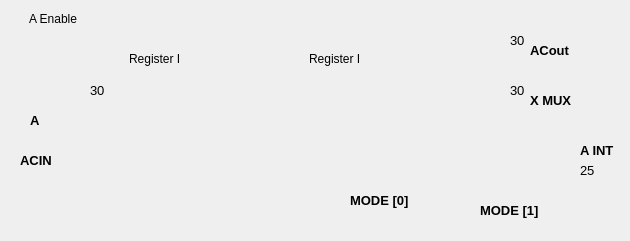
    <widget class="QWidget" name="tabRegA">
     <attribute name="title">
      <string>DSP48 Input A</string>
     </attribute>
     <widget class="QLabel" name="lab_f_a1">
      <property name="geometry">
       <rect>
        <x>80</x>
        <y>120</y>
        <width>91</width>
        <height>107</height>
       </rect>
      </property>
      <property name="sizePolicy">
       <sizepolicy hsizetype="Preferred" vsizetype="Preferred">
        <horstretch>0</horstretch>
        <verstretch>0</verstretch>
       </sizepolicy>
      </property>
      <property name="styleSheet">
       <string notr="true">background: rgba(255,255,255,0%)</string>
      </property>
      <property name="text">
       <string/>
      </property>
      <property name="textFormat">
       <enum>Qt::PlainText</enum>
      </property>
      <property name="pixmap">
       <pixmap resource="ui_res.qrc">:/image/f_a1.png</pixmap>
      </property>
      <property name="scaledContents">
       <bool>false</bool>
      </property>
     </widget>
     <widget class="QLabel" name="lab_w_a1">
      <property name="geometry">
       <rect>
        <x>80</x>
        <y>100</y>
        <width>152</width>
        <height>52</height>
       </rect>
      </property>
      <property name="sizePolicy">
       <sizepolicy hsizetype="Preferred" vsizetype="Preferred">
        <horstretch>0</horstretch>
        <verstretch>0</verstretch>
       </sizepolicy>
      </property>
      <property name="styleSheet">
       <string notr="true">background: rgba(255,255,255,0%)</string>
      </property>
      <property name="text">
       <string/>
      </property>
      <property name="textFormat">
       <enum>Qt::PlainText</enum>
      </property>
      <property name="pixmap">
       <pixmap resource="ui_res.qrc">:/image/A1_W.png</pixmap>
      </property>
      <property name="scaledContents">
       <bool>false</bool>
      </property>
     </widget>
     <widget class="QLabel" name="lab_m_a1">
      <property name="geometry">
       <rect>
        <x>230</x>
        <y>110</y>
        <width>21</width>
        <height>81</height>
       </rect>
      </property>
      <property name="sizePolicy">
       <sizepolicy hsizetype="Preferred" vsizetype="Preferred">
        <horstretch>0</horstretch>
        <verstretch>0</verstretch>
       </sizepolicy>
      </property>
      <property name="styleSheet">
       <string notr="true">background: rgba(255,255,255,0%)</string>
      </property>
      <property name="text">
       <string/>
      </property>
      <property name="textFormat">
       <enum>Qt::PlainText</enum>
      </property>
      <property name="pixmap">
       <pixmap resource="ui_res.qrc">:/image/m_nop.png</pixmap>
      </property>
      <property name="scaledContents">
       <bool>false</bool>
      </property>
     </widget>
     <widget class="QLabel" name="lab_f_a2">
      <property name="geometry">
       <rect>
        <x>250</x>
        <y>120</y>
        <width>152</width>
        <height>107</height>
       </rect>
      </property>
      <property name="sizePolicy">
       <sizepolicy hsizetype="Preferred" vsizetype="Preferred">
        <horstretch>0</horstretch>
        <verstretch>0</verstretch>
       </sizepolicy>
      </property>
      <property name="styleSheet">
       <string notr="true">background: rgba(255,255,255,0%)</string>
      </property>
      <property name="text">
       <string/>
      </property>
      <property name="textFormat">
       <enum>Qt::PlainText</enum>
      </property>
      <property name="pixmap">
       <pixmap resource="ui_res.qrc">:/image/f_a2.png</pixmap>
      </property>
      <property name="scaledContents">
       <bool>false</bool>
      </property>
     </widget>
     <widget class="QLabel" name="lab_w_a2">
      <property name="geometry">
       <rect>
        <x>250</x>
        <y>100</y>
        <width>152</width>
        <height>52</height>
       </rect>
      </property>
      <property name="sizePolicy">
       <sizepolicy hsizetype="Preferred" vsizetype="Preferred">
        <horstretch>0</horstretch>
        <verstretch>0</verstretch>
       </sizepolicy>
      </property>
      <property name="styleSheet">
       <string notr="true">background: rgba(255,255,255,0%)</string>
      </property>
      <property name="text">
       <string/>
      </property>
      <property name="textFormat">
       <enum>Qt::PlainText</enum>
      </property>
      <property name="pixmap">
       <pixmap resource="ui_res.qrc">:/image/A1_W.png</pixmap>
      </property>
      <property name="scaledContents">
       <bool>false</bool>
      </property>
     </widget>
     <widget class="QLabel" name="lab_w_fa1_acout">
      <property name="geometry">
       <rect>
        <x>170</x>
        <y>70</y>
        <width>311</width>
        <height>162</height>
       </rect>
      </property>
      <property name="sizePolicy">
       <sizepolicy hsizetype="Preferred" vsizetype="Preferred">
        <horstretch>0</horstretch>
        <verstretch>0</verstretch>
       </sizepolicy>
      </property>
      <property name="styleSheet">
       <string notr="true">background: rgba(255,255,255,0%)</string>
      </property>
      <property name="text">
       <string/>
      </property>
      <property name="textFormat">
       <enum>Qt::PlainText</enum>
      </property>
      <property name="pixmap">
       <pixmap resource="ui_res.qrc">:/image/A1_W_O.png</pixmap>
      </property>
      <property name="scaledContents">
       <bool>false</bool>
      </property>
     </widget>
     <widget class="QLabel" name="lab_w_m0_mux_x">
      <property name="geometry">
       <rect>
        <x>420</x>
        <y>90</y>
        <width>131</width>
        <height>72</height>
       </rect>
      </property>
      <property name="sizePolicy">
       <sizepolicy hsizetype="Preferred" vsizetype="Preferred">
        <horstretch>0</horstretch>
        <verstretch>0</verstretch>
       </sizepolicy>
      </property>
      <property name="styleSheet">
       <string notr="true">background: rgba(255,255,255,0%)</string>
      </property>
      <property name="text">
       <string/>
      </property>
      <property name="textFormat">
       <enum>Qt::PlainText</enum>
      </property>
      <property name="pixmap">
       <pixmap resource="ui_res.qrc">:/image/A2_W_XMUX.png</pixmap>
      </property>
      <property name="scaledContents">
       <bool>false</bool>
      </property>
     </widget>
     <widget class="QLabel" name="lab_w_m0_acout">
      <property name="geometry">
       <rect>
        <x>420</x>
        <y>30</y>
        <width>62</width>
        <height>122</height>
       </rect>
      </property>
      <property name="sizePolicy">
       <sizepolicy hsizetype="Preferred" vsizetype="Preferred">
        <horstretch>0</horstretch>
        <verstretch>0</verstretch>
       </sizepolicy>
      </property>
      <property name="styleSheet">
       <string notr="true">background: rgba(255,255,255,0%)</string>
      </property>
      <property name="text">
       <string/>
      </property>
      <property name="textFormat">
       <enum>Qt::PlainText</enum>
      </property>
      <property name="pixmap">
       <pixmap resource="ui_res.qrc">:/image/A2_W_O.png</pixmap>
      </property>
      <property name="scaledContents">
       <bool>false</bool>
      </property>
     </widget>
     <widget class="QLabel" name="lab_w_m0_aint">
      <property name="geometry">
       <rect>
        <x>420</x>
        <y>130</y>
        <width>62</width>
        <height>22</height>
       </rect>
      </property>
      <property name="sizePolicy">
       <sizepolicy hsizetype="Preferred" vsizetype="Preferred">
        <horstretch>0</horstretch>
        <verstretch>0</verstretch>
       </sizepolicy>
      </property>
      <property name="styleSheet">
       <string notr="true">background: rgba(255,255,255,0%)</string>
      </property>
      <property name="text">
       <string/>
      </property>
      <property name="textFormat">
       <enum>Qt::PlainText</enum>
      </property>
      <property name="pixmap">
       <pixmap resource="ui_res.qrc">:/image/A2_W_I.png</pixmap>
      </property>
      <property name="scaledContents">
       <bool>false</bool>
      </property>
     </widget>
     <widget class="QLabel" name="lab_w_fa1_aint">
      <property name="geometry">
       <rect>
        <x>170</x>
        <y>150</y>
        <width>311</width>
        <height>82</height>
       </rect>
      </property>
      <property name="sizePolicy">
       <sizepolicy hsizetype="Preferred" vsizetype="Preferred">
        <horstretch>0</horstretch>
        <verstretch>0</verstretch>
       </sizepolicy>
      </property>
      <property name="styleSheet">
       <string notr="true">background: rgba(255,255,255,0%)</string>
      </property>
      <property name="text">
       <string/>
      </property>
      <property name="textFormat">
       <enum>Qt::PlainText</enum>
      </property>
      <property name="pixmap">
       <pixmap resource="ui_res.qrc">:/image/A1_W_I.png</pixmap>
      </property>
      <property name="scaledContents">
       <bool>false</bool>
      </property>
     </widget>
     <widget class="QLabel" name="lab_g_aint">
      <property name="geometry">
       <rect>
        <x>540</x>
        <y>140</y>
        <width>52</width>
        <height>41</height>
       </rect>
      </property>
      <property name="sizePolicy">
       <sizepolicy hsizetype="Preferred" vsizetype="Preferred">
        <horstretch>0</horstretch>
        <verstretch>0</verstretch>
       </sizepolicy>
      </property>
      <property name="styleSheet">
       <string notr="true">background: rgba(255,255,255,0%)</string>
      </property>
      <property name="text">
       <string/>
      </property>
      <property name="textFormat">
       <enum>Qt::PlainText</enum>
      </property>
      <property name="pixmap">
       <pixmap resource="ui_res.qrc">:/image/g_and.png</pixmap>
      </property>
      <property name="scaledContents">
       <bool>false</bool>
      </property>
     </widget>
     <widget class="QLabel" name="lab_w_m1">
      <property name="geometry">
       <rect>
        <x>520</x>
        <y>170</y>
        <width>21</width>
        <height>37</height>
       </rect>
      </property>
      <property name="sizePolicy">
       <sizepolicy hsizetype="Preferred" vsizetype="Preferred">
        <horstretch>0</horstretch>
        <verstretch>0</verstretch>
       </sizepolicy>
      </property>
      <property name="styleSheet">
       <string notr="true">background: rgba(255,255,255,0%)</string>
      </property>
      <property name="text">
       <string/>
      </property>
      <property name="textFormat">
       <enum>Qt::PlainText</enum>
      </property>
      <property name="pixmap">
       <pixmap resource="ui_res.qrc">:/image/m1_zero.png</pixmap>
      </property>
      <property name="scaledContents">
       <bool>false</bool>
      </property>
     </widget>
     <widget class="QLabel" name="lab_m_io_a">
      <property name="geometry">
       <rect>
        <x>60</x>
        <y>110</y>
        <width>21</width>
        <height>81</height>
       </rect>
      </property>
      <property name="sizePolicy">
       <sizepolicy hsizetype="Preferred" vsizetype="Preferred">
        <horstretch>0</horstretch>
        <verstretch>0</verstretch>
       </sizepolicy>
      </property>
      <property name="styleSheet">
       <string notr="true">background: rgba(255,255,255,0%)</string>
      </property>
      <property name="text">
       <string/>
      </property>
      <property name="textFormat">
       <enum>Qt::PlainText</enum>
      </property>
      <property name="pixmap">
       <pixmap resource="ui_res.qrc">:/image/m_nop.png</pixmap>
      </property>
      <property name="scaledContents">
       <bool>false</bool>
      </property>
     </widget>
     <widget class="QLabel" name="lab_w_fa1">
      <property name="geometry">
       <rect>
        <x>169</x>
        <y>150</y>
        <width>61</width>
        <height>22</height>
       </rect>
      </property>
      <property name="sizePolicy">
       <sizepolicy hsizetype="Preferred" vsizetype="Preferred">
        <horstretch>0</horstretch>
        <verstretch>0</verstretch>
       </sizepolicy>
      </property>
      <property name="styleSheet">
       <string notr="true">background: rgba(255,255,255,0%)</string>
      </property>
      <property name="text">
       <string/>
      </property>
      <property name="textFormat">
       <enum>Qt::PlainText</enum>
      </property>
      <property name="pixmap">
       <pixmap resource="ui_res.qrc">:/image/A1_WtA2.png</pixmap>
      </property>
      <property name="scaledContents">
       <bool>false</bool>
      </property>
     </widget>
     <widget class="QLabel" name="lab_t_acout">
      <property name="geometry">
       <rect>
        <x>530</x>
        <y>40</y>
        <width>47</width>
        <height>21</height>
       </rect>
      </property>
      <property name="font">
       <font>
        <pointsize>10</pointsize>
        <weight>75</weight>
        <bold>true</bold>
       </font>
      </property>
      <property name="styleSheet">
       <string notr="true">background: rgba(255,255,255,0%)</string>
      </property>
      <property name="text">
       <string>ACout</string>
      </property>
     </widget>
     <widget class="QLabel" name="lab_t_mux_x">
      <property name="geometry">
       <rect>
        <x>530</x>
        <y>90</y>
        <width>47</width>
        <height>21</height>
       </rect>
      </property>
      <property name="font">
       <font>
        <pointsize>10</pointsize>
        <weight>75</weight>
        <bold>true</bold>
       </font>
      </property>
      <property name="styleSheet">
       <string notr="true">background: rgba(255,255,255,0%)</string>
      </property>
      <property name="text">
       <string>X MUX</string>
      </property>
     </widget>
     <widget class="QLabel" name="lab_t_a_int">
      <property name="geometry">
       <rect>
        <x>580</x>
        <y>140</y>
        <width>41</width>
        <height>21</height>
       </rect>
      </property>
      <property name="font">
       <font>
        <pointsize>10</pointsize>
        <weight>75</weight>
        <bold>true</bold>
       </font>
      </property>
      <property name="styleSheet">
       <string notr="true">background: rgba(255,255,255,0%)</string>
      </property>
      <property name="text">
       <string>A INT</string>
      </property>
     </widget>
     <widget class="QLabel" name="lab_w_io_a">
      <property name="geometry">
       <rect>
        <x>40</x>
        <y>130</y>
        <width>22</width>
        <height>2</height>
       </rect>
      </property>
      <property name="sizePolicy">
       <sizepolicy hsizetype="Preferred" vsizetype="Preferred">
        <horstretch>0</horstretch>
        <verstretch>0</verstretch>
       </sizepolicy>
      </property>
      <property name="styleSheet">
       <string notr="true">background: rgba(255,255,255,0%)</string>
      </property>
      <property name="text">
       <string/>
      </property>
      <property name="textFormat">
       <enum>Qt::PlainText</enum>
      </property>
      <property name="pixmap">
       <pixmap resource="ui_res.qrc">:/image/short_w.png</pixmap>
      </property>
      <property name="scaledContents">
       <bool>false</bool>
      </property>
     </widget>
     <widget class="QLabel" name="lab_w_io_acin">
      <property name="geometry">
       <rect>
        <x>40</x>
        <y>170</y>
        <width>22</width>
        <height>2</height>
       </rect>
      </property>
      <property name="sizePolicy">
       <sizepolicy hsizetype="Preferred" vsizetype="Preferred">
        <horstretch>0</horstretch>
        <verstretch>0</verstretch>
       </sizepolicy>
      </property>
      <property name="styleSheet">
       <string notr="true">background: rgba(255,255,255,0%)</string>
      </property>
      <property name="text">
       <string/>
      </property>
      <property name="textFormat">
       <enum>Qt::PlainText</enum>
      </property>
      <property name="pixmap">
       <pixmap resource="ui_res.qrc">:/image/short_w.png</pixmap>
      </property>
      <property name="scaledContents">
       <bool>false</bool>
      </property>
     </widget>
     <widget class="QLabel" name="lab_t_a">
      <property name="geometry">
       <rect>
        <x>30</x>
        <y>110</y>
        <width>21</width>
        <height>21</height>
       </rect>
      </property>
      <property name="font">
       <font>
        <pointsize>10</pointsize>
        <weight>75</weight>
        <bold>true</bold>
       </font>
      </property>
      <property name="styleSheet">
       <string notr="true">background: rgba(255,255,255,0%)</string>
      </property>
      <property name="text">
       <string>A</string>
      </property>
     </widget>
     <widget class="QLabel" name="lab_t_acin">
      <property name="geometry">
       <rect>
        <x>20</x>
        <y>150</y>
        <width>31</width>
        <height>21</height>
       </rect>
      </property>
      <property name="font">
       <font>
        <pointsize>10</pointsize>
        <weight>75</weight>
        <bold>true</bold>
       </font>
      </property>
      <property name="styleSheet">
       <string notr="true">background: rgba(255,255,255,0%)</string>
      </property>
      <property name="text">
       <string>ACIN</string>
      </property>
     </widget>
     <widget class="QLabel" name="lab_t_mod0">
      <property name="geometry">
       <rect>
        <x>350</x>
        <y>190</y>
        <width>61</width>
        <height>21</height>
       </rect>
      </property>
      <property name="font">
       <font>
        <pointsize>10</pointsize>
        <weight>75</weight>
        <bold>true</bold>
       </font>
      </property>
      <property name="styleSheet">
       <string notr="true">background: rgba(255,255,255,0%)</string>
      </property>
      <property name="text">
       <string>MODE [0]</string>
      </property>
     </widget>
     <widget class="QLabel" name="lab_t_mod1">
      <property name="geometry">
       <rect>
        <x>480</x>
        <y>200</y>
        <width>61</width>
        <height>21</height>
       </rect>
      </property>
      <property name="font">
       <font>
        <pointsize>10</pointsize>
        <weight>75</weight>
        <bold>true</bold>
       </font>
      </property>
      <property name="styleSheet">
       <string notr="true">background: rgba(255,255,255,0%)</string>
      </property>
      <property name="text">
       <string>MODE [1]</string>
      </property>
     </widget>
     <widget class="QCheckBox" name="cb_reg0_a">
      <property name="geometry">
       <rect>
        <x>110</x>
        <y>50</y>
        <width>70</width>
        <height>17</height>
       </rect>
      </property>
      <property name="styleSheet">
       <string notr="true">background: rgba(255,255,255,0%)</string>
      </property>
      <property name="text">
       <string>Register I</string>
      </property>
     </widget>
     <widget class="QCheckBox" name="cb_reg1_a">
      <property name="geometry">
       <rect>
        <x>290</x>
        <y>50</y>
        <width>70</width>
        <height>17</height>
       </rect>
      </property>
      <property name="styleSheet">
       <string notr="true">background: rgba(255,255,255,0%)</string>
      </property>
      <property name="text">
       <string>Register II</string>
      </property>
     </widget>
     <widget class="QLabel" name="lab_m_a2">
      <property name="geometry">
       <rect>
        <x>400</x>
        <y>110</y>
        <width>21</width>
        <height>81</height>
       </rect>
      </property>
      <property name="sizePolicy">
       <sizepolicy hsizetype="Preferred" vsizetype="Preferred">
        <horstretch>0</horstretch>
        <verstretch>0</verstretch>
       </sizepolicy>
      </property>
      <property name="styleSheet">
       <string notr="true">background: rgba(255,255,255,0%)</string>
      </property>
      <property name="text">
       <string/>
      </property>
      <property name="textFormat">
       <enum>Qt::PlainText</enum>
      </property>
      <property name="pixmap">
       <pixmap resource="ui_res.qrc">:/image/m_nop.png</pixmap>
      </property>
      <property name="scaledContents">
       <bool>false</bool>
      </property>
     </widget>
     <widget class="QLabel" name="lab_w_acout">
      <property name="geometry">
       <rect>
        <x>500</x>
        <y>50</y>
        <width>22</width>
        <height>2</height>
       </rect>
      </property>
      <property name="sizePolicy">
       <sizepolicy hsizetype="Preferred" vsizetype="Preferred">
        <horstretch>0</horstretch>
        <verstretch>0</verstretch>
       </sizepolicy>
      </property>
      <property name="styleSheet">
       <string notr="true">background: rgba(255,255,255,0%)</string>
      </property>
      <property name="text">
       <string/>
      </property>
      <property name="textFormat">
       <enum>Qt::PlainText</enum>
      </property>
      <property name="pixmap">
       <pixmap resource="ui_res.qrc">:/image/short_w.png</pixmap>
      </property>
      <property name="scaledContents">
       <bool>false</bool>
      </property>
     </widget>
     <widget class="QLabel" name="lab_m_a_int">
      <property name="geometry">
       <rect>
        <x>480</x>
        <y>110</y>
        <width>21</width>
        <height>81</height>
       </rect>
      </property>
      <property name="sizePolicy">
       <sizepolicy hsizetype="Preferred" vsizetype="Preferred">
        <horstretch>0</horstretch>
        <verstretch>0</verstretch>
       </sizepolicy>
      </property>
      <property name="styleSheet">
       <string notr="true">background: rgba(255,255,255,0%)</string>
      </property>
      <property name="text">
       <string/>
      </property>
      <property name="textFormat">
       <enum>Qt::PlainText</enum>
      </property>
      <property name="pixmap">
       <pixmap resource="ui_res.qrc">:/image/m_nop.png</pixmap>
      </property>
      <property name="scaledContents">
       <bool>false</bool>
      </property>
     </widget>
     <widget class="QLabel" name="lab_m_acout">
      <property name="geometry">
       <rect>
        <x>480</x>
        <y>10</y>
        <width>21</width>
        <height>81</height>
       </rect>
      </property>
      <property name="sizePolicy">
       <sizepolicy hsizetype="Preferred" vsizetype="Preferred">
        <horstretch>0</horstretch>
        <verstretch>0</verstretch>
       </sizepolicy>
      </property>
      <property name="styleSheet">
       <string notr="true">background: rgba(255,255,255,0%)</string>
      </property>
      <property name="text">
       <string/>
      </property>
      <property name="textFormat">
       <enum>Qt::PlainText</enum>
      </property>
      <property name="pixmap">
       <pixmap resource="ui_res.qrc">:/image/m_nop.png</pixmap>
      </property>
      <property name="scaledContents">
       <bool>false</bool>
      </property>
     </widget>
     <widget class="QLabel" name="lab_w_aint1">
      <property name="geometry">
       <rect>
        <x>570</x>
        <y>160</y>
        <width>22</width>
        <height>2</height>
       </rect>
      </property>
      <property name="sizePolicy">
       <sizepolicy hsizetype="Preferred" vsizetype="Preferred">
        <horstretch>0</horstretch>
        <verstretch>0</verstretch>
       </sizepolicy>
      </property>
      <property name="styleSheet">
       <string notr="true">background: rgba(255,255,255,0%)</string>
      </property>
      <property name="text">
       <string/>
      </property>
      <property name="textFormat">
       <enum>Qt::PlainText</enum>
      </property>
      <property name="pixmap">
       <pixmap resource="ui_res.qrc">:/image/short_w.png</pixmap>
      </property>
      <property name="scaledContents">
       <bool>false</bool>
      </property>
     </widget>
     <widget class="QLabel" name="lab_w_aint0">
      <property name="geometry">
       <rect>
        <x>500</x>
        <y>150</y>
        <width>42</width>
        <height>2</height>
       </rect>
      </property>
      <property name="sizePolicy">
       <sizepolicy hsizetype="Preferred" vsizetype="Preferred">
        <horstretch>0</horstretch>
        <verstretch>0</verstretch>
       </sizepolicy>
      </property>
      <property name="styleSheet">
       <string notr="true">background: rgba(255,255,255,0%)</string>
      </property>
      <property name="text">
       <string/>
      </property>
      <property name="textFormat">
       <enum>Qt::PlainText</enum>
      </property>
      <property name="pixmap">
       <pixmap resource="ui_res.qrc">:/image/med_w.png</pixmap>
      </property>
      <property name="scaledContents">
       <bool>false</bool>
      </property>
     </widget>
     <widget class="QCheckBox" name="cb_io_a_en">
      <property name="geometry">
       <rect>
        <x>10</x>
        <y>10</y>
        <width>70</width>
        <height>17</height>
       </rect>
      </property>
      <property name="styleSheet">
       <string notr="true">background: rgba(255,255,255,0%)</string>
      </property>
      <property name="text">
       <string>A Enable</string>
      </property>
     </widget>
     <widget class="QLabel" name="lab_a_bw_0">
      <property name="geometry">
       <rect>
        <x>90</x>
        <y>80</y>
        <width>31</width>
        <height>21</height>
       </rect>
      </property>
      <property name="font">
       <font>
        <pointsize>10</pointsize>
        <weight>50</weight>
        <bold>false</bold>
       </font>
      </property>
      <property name="styleSheet">
       <string notr="true">background: rgba(255,255,255,0%)</string>
      </property>
      <property name="text">
       <string>30</string>
      </property>
     </widget>
     <widget class="QLabel" name="lab_a_bw_1">
      <property name="geometry">
       <rect>
        <x>510</x>
        <y>30</y>
        <width>31</width>
        <height>21</height>
       </rect>
      </property>
      <property name="font">
       <font>
        <pointsize>10</pointsize>
        <weight>50</weight>
        <bold>false</bold>
       </font>
      </property>
      <property name="styleSheet">
       <string notr="true">background: rgba(255,255,255,0%)</string>
      </property>
      <property name="text">
       <string>30</string>
      </property>
     </widget>
     <widget class="QLabel" name="lab_a_bw_2">
      <property name="geometry">
       <rect>
        <x>580</x>
        <y>160</y>
        <width>31</width>
        <height>21</height>
       </rect>
      </property>
      <property name="font">
       <font>
        <pointsize>10</pointsize>
        <weight>50</weight>
        <bold>false</bold>
       </font>
      </property>
      <property name="styleSheet">
       <string notr="true">background: rgba(255,255,255,0%)</string>
      </property>
      <property name="text">
       <string>25</string>
      </property>
     </widget>
     <widget class="QLabel" name="lab_a_bw_3">
      <property name="geometry">
       <rect>
        <x>510</x>
        <y>80</y>
        <width>31</width>
        <height>21</height>
       </rect>
      </property>
      <property name="font">
       <font>
        <pointsize>10</pointsize>
        <weight>50</weight>
        <bold>false</bold>
       </font>
      </property>
      <property name="styleSheet">
       <string notr="true">background: rgba(255,255,255,0%)</string>
      </property>
      <property name="text">
       <string>30</string>
      </property>
     </widget>
    </widget>
